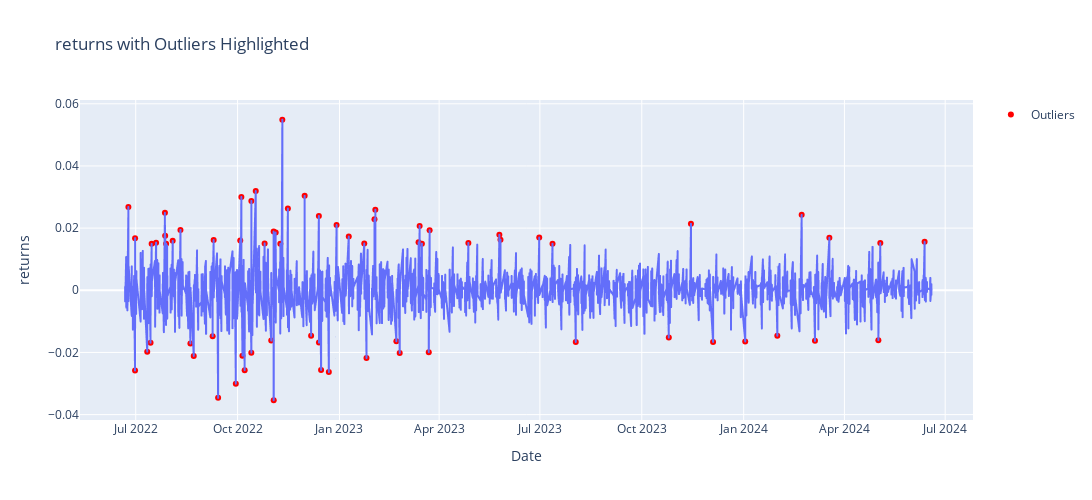

Notebook source saved alongside this figure:
### Markdown cell above
# 3. Detecção de Outliers - Método 1 - Estatístico

### Code cell
statistical_method(df=df, target_col="returns", threshold=3)
